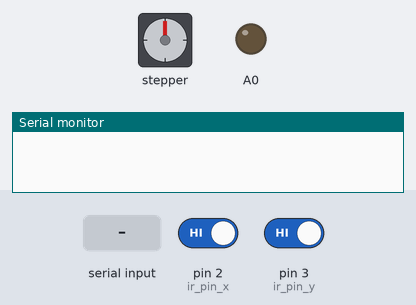
The sketch below on a simulated Arduino Uno, built with avr-gcc and run on an emulated ATmega328P. On the bench: stepper motor, output pins drawn as LEDs (lit = HIGH), the last lines printed to the serial monitor. The test bench sets the inputs (shaded band); at power-on: pin 2 (ir_pin_x) HIGH, pin 3 (ir_pin_y) HIGH. Stepper angles assume 200 steps per turn.

Above: at 2.2 s.
2.3 s: "y90\n" received over Serial
At 3.75 s:
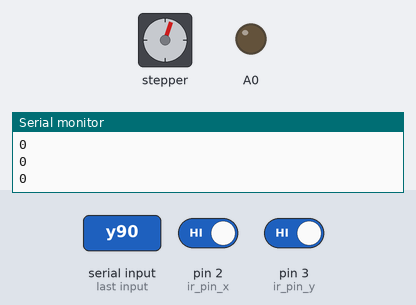
At 4.36 s:
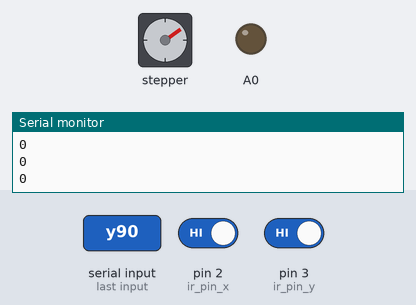
Timing chart, 0 to 17.3 s (numbered marks = the images above; inputs shaded):
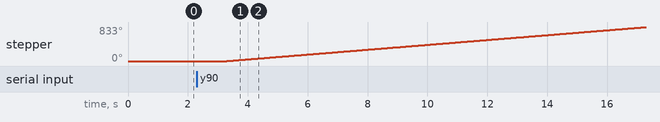

The sketch:

final_arduino_code.ino
```cpp
#include "Stepper.h"
#include"string.h"
#define box_length 8

int ir_pin_x=2,ir_pin_y=3;
int counter=0;

unsigned long previous=0,current;
const int stepsPerRevolution=200;

Stepper x_(stepsPerRevolution,4,5,6,7);
Stepper y_(stepsPerRevolution,11,10,9,8);

void setup()
{
  y_.setSpeed(10);
  x_.setSpeed(10);

  pinMode(ir_pin_y, INPUT);
  pinMode(ir_pin_x, INPUT);

  pinMode(A0,OUTPUT);
  Serial.begin(9600);

  attachInterrupt(digitalPinToInterrupt(ir_pin_y),IRQcounter, CHANGE);
  attachInterrupt(digitalPinToInterrupt(ir_pin_x),IRQcounter, CHANGE);

  digitalWrite(A0,LOW);
  delay(1000);
}

void IRQcounter()
{
  current=millis();
  if(current-previous>70)
    {
      counter++;
      //Serial.println(counter);
    }
  previous=current;
}

void _move(char slider,char sense,int task)
{
  Serial.print("Here");Serial.print(sense);Serial.println(task);
   counter=0;
   if(slider=='y')
   {
    while(counter<task*box_length)
    {
      if(sense=='0')
        {y_.step(1);}
      else if(sense=='1')
        {y_.step(-1);}
      Serial.println(counter);
    }
   }
   else if(slider=='x')
   {
     while(counter<task*box_length)
    {
      if(sense=='1')
        {x_.step(1);}
      else if(sense=='0')
        {x_.step(-1);}
      Serial.println(counter);
    }
   }
}

//y10x11y50x11Hx10y41x11Ly11x10y11x10 (e2e4 normal)
void loop()
{
  String steps="";
  if(Serial.available())
  {
    steps=Serial.readString();
    Serial.println(steps);

    int l=0;
    while(l<steps.length())
    {
      if(steps[l]=='y' || steps[l]=='x')
      {
        char select=steps[l];
        String temp="";l++;
        while(isDigit(steps[l]))
        {temp+=steps[l];l++;}
        l--;
        char sense=temp[temp.length()-1];
        temp.remove(temp.length()-1);Serial.println(temp);
        _move(select,sense,temp.toInt());
        delay(200);
      }
      else if(steps[l]=='H')
      {digitalWrite(A0,HIGH);delay(2000);Serial.println(steps[l]);}
      else if(steps[l]=='L')
      {digitalWrite(A0,LOW);delay(2000);Serial.println(steps[l]);}
      l++;
    }
  }
}
```

Measured:
- after the input at 2.3 s, stepper: keeps turning clockwise at about 60°/s, starting after 1.0 s
